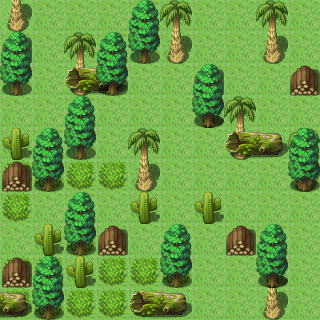

Below is a game level as drawn by its tile map, then a one-line description and the .tmx file that defines it, in full:
An orthogonal 10x10 tile map with 32x32 px tiles, 4 tile layers (Camada de Tiles 1, Camada de Tiles 2, Camada de Tiles 3, Camada de Tiles 4).

<map version="1.0" orientation="orthogonal" renderorder="right-down" width="10" height="10" tilewidth="32" tileheight="32" nextobjectid="1">
 <tileset firstgid="1" name="rpg_maker_vx_rtp_tileset_by_telles0808" tilewidth="32" tileheight="32" tilecount="2016" columns="32">
  <image source="rpg_maker_vx_rtp_tileset_by_telles0808.png" width="1024" height="2016" />
 </tileset>
 <layer name="Camada de Tiles 1" width="10" height="10">
  <data encoding="csv">
71,327,327,327,327,327,327,327,327,327,
327,327,327,327,327,327,327,327,327,327,
327,327,327,327,327,327,327,327,327,327,
327,327,327,327,327,327,327,327,327,327,
327,327,327,327,327,327,327,327,327,327,
327,327,327,327,327,327,327,327,327,327,
327,327,327,327,327,327,327,327,327,327,
327,327,327,327,327,327,327,327,327,327,
327,327,327,327,327,327,327,327,327,327,
327,327,327,327,327,327,327,327,327,327
</data>
 </layer>
 <layer name="Camada de Tiles 2" width="10" height="10">
  <data encoding="csv">
1157,0,0,0,0,1125,0,0,1125,0,
0,0,1125,0,0,1157,0,0,1157,0,
0,0,1157,0,0,0,0,0,0,0,
0,0,0,0,0,0,1127,1125,0,0,
1127,0,0,0,1125,0,0,1157,0,1125,
483,483,483,483,1157,0,0,0,0,1157,
483,0,0,0,1127,0,1127,0,0,0,
0,1127,483,0,0,0,0,0,0,0,
483,483,1127,483,483,483,0,0,1127,0,
483,483,483,483,483,0,0,0,1157,0
</data>
 </layer>
 <layer name="Camada de Tiles 3" width="10" height="10">
  <data encoding="csv">
0,0,0,0,0,0,0,0,0,0,
1091,0,0,0,0,0,0,0,0,0,
0,0,1477,1478,0,0,1091,0,0,1091,
0,0,0,0,0,0,0,0,0,0,
0,0,0,0,0,0,0,1477,1478,0,
1091,0,0,0,0,0,0,0,0,0,
0,0,0,0,0,0,0,0,0,0,
0,0,0,1091,0,0,0,1091,0,0,
1091,0,0,0,0,0,0,0,0,0,
1478,0,0,0,1477,1478,0,0,0,0
</data>
 </layer>
 <layer name="Camada de Tiles 4" width="10" height="10">
  <data encoding="csv">
0,0,0,0,1414,0,0,0,0,0,
1414,0,0,1414,1446,0,0,0,0,0,
1446,0,0,1446,0,0,1414,0,0,0,
0,0,1414,0,0,0,1446,0,0,0,
0,1414,1446,0,0,0,0,0,0,1414,
0,1446,0,0,0,0,0,0,0,1446,
0,0,1414,0,0,0,0,0,0,0,
0,0,1446,0,0,1414,0,0,1414,0,
0,1414,0,0,0,1446,0,0,1446,0,
0,1446,0,0,0,0,0,0,0,0
</data>
 </layer>
</map>
